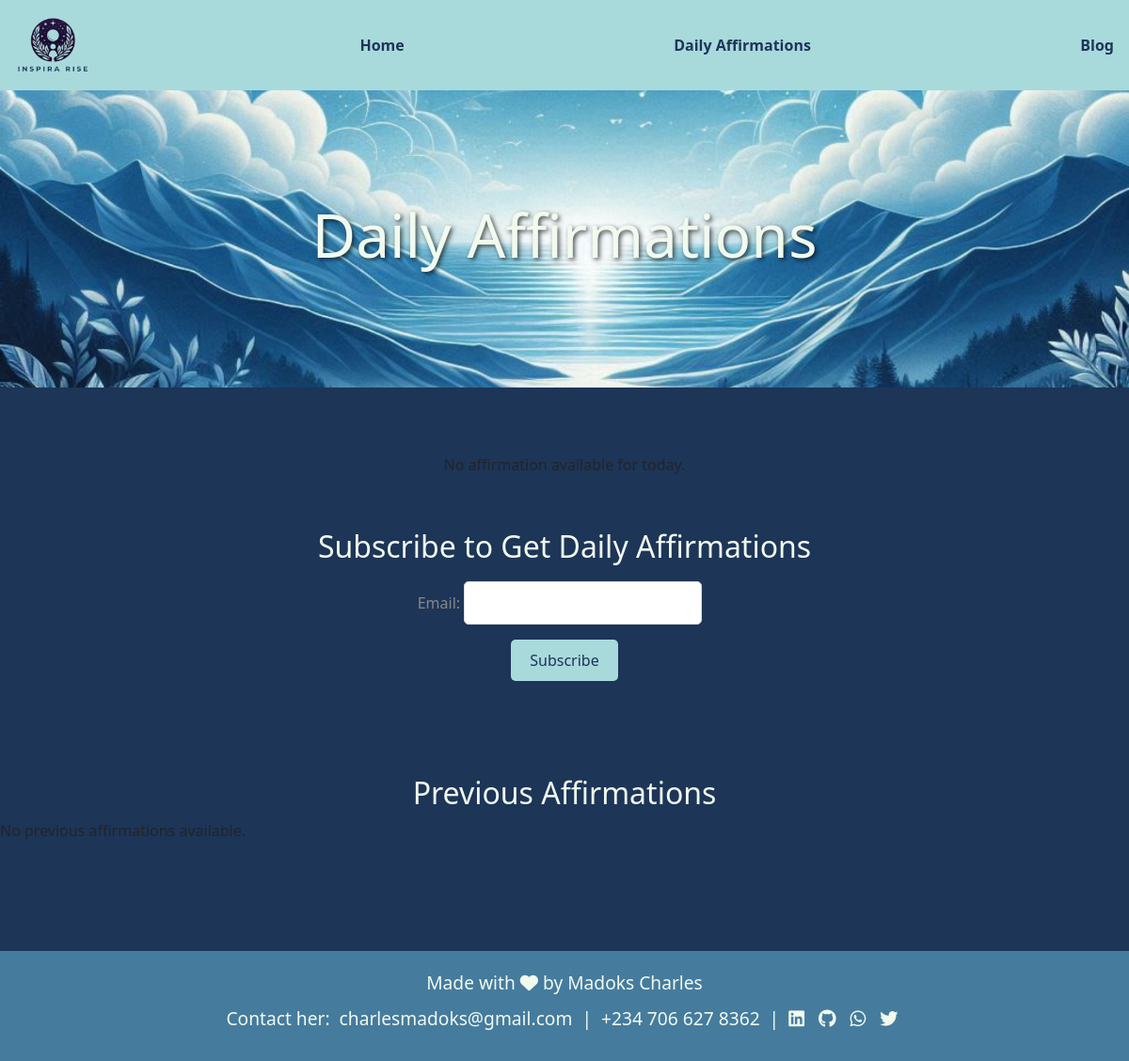
Page /daily-affirmations/ on the earlier database version.
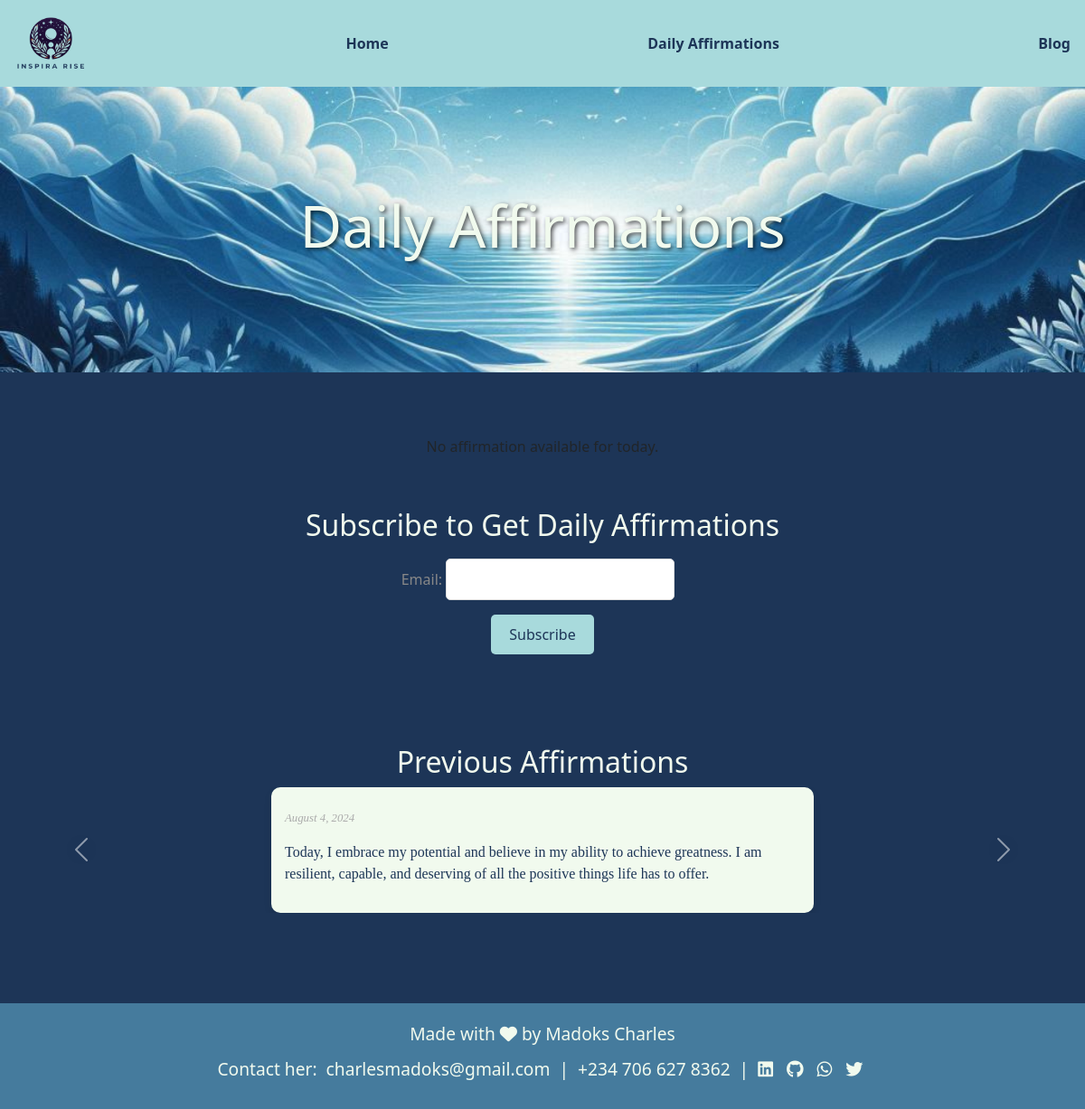
Same page on the later database version.
### quotes/models.py (models this page shows, shortened)
class DailyAffirmation(models.Model):
    text = models.TextField()
    created_at = models.DateTimeField(default=timezone.now)

### quotes/views.py (the view)
# urls.py: path('daily-affirmations/', daily_affirmations, name='daily_affirmations'),
def daily_affirmations(request):
    today = timezone.now().date()
    current_affirmation = DailyAffirmation.objects.filter(created_at__date=today).first()
    if request.method == "POST":
        subscription_form = SubscriptionForm(request.POST)
        if subscription_form.is_valid():
            subscription_form.save()
            return redirect('subscription_success')  # Redirects to a success page after subscribing
    else:
        subscription_form = SubscriptionForm()
    previous_affirmations = DailyAffirmation.objects.filter(created_at__date__lt=today).order_by('-created_at')
    context = {
        'subscription_form': subscription_form,
        'current_affirmation': current_affirmation,
        'previous_affirmations': previous_affirmations,
    }
    return render(request, 'quotes/daily_affirmations.html', context)

### quotes/forms.py
class SubscriptionForm(forms.ModelForm):
    class Meta:
        model = Subscriber
        fields = ['email']

### quotes/templates/quotes/daily_affirmations.html (shortened to what this page needs)
{% extends 'base.html' %}
{% load static %}
{% block content %}
<div class="blog-cover">
    <img src="{% static 'quotes/images/pic4.png' %}" alt="Daily Affirmations" class="cover-image">
    <div class="cover-text">
        <h1>Daily Affirmations</h1>
    </div>
</div>
<div class="affirmations-container">
    {% if current_affirmation %}
        <div class="affirmation">
            <img src="{% static 'quotes/images/pic1.png' %}" alt="InspiraRise Daily Affirmations" class="logo">
            <p class="date">{{ current_affirmation.created_at|date:"F j, Y" }}</p>
            <p>{{ current_affirmation.text }}</p>
        </div>
    {% else %}
        <p>No affirmation available for today.</p>
    {% endif %}
</div>
<div class="subscription-container">
    <h2>Subscribe to Get Daily Affirmations</h2>
    <form method="post" action="{% url 'daily_affirmations' %}">
        {{ subscription_form.as_p }}
        <button type="submit">Subscribe</button>
    </form>
</div>
<div class="previous-affirmations-carousel">
    <h2>Previous Affirmations</h2>
    {% if previous_affirmations %}
        <div id="carouselExampleIndicators" class="carousel slide" data-bs-ride="carousel">
            <div class="carousel-inner">
                {% for affirmation in previous_affirmations %}
                    <div class="carousel-item {% if forloop.first %}active{% endif %}">
                        <div class="affirmation">
                            <p class="date">{{ affirmation.created_at|date:"F j, Y" }}</p>
                            <p>{{ affirmation.text }}</p>
                        </div>
                    </div>
                {% endfor %}
            </div>
            <button class="carousel-control-prev" type="button" data-bs-target="#carouselExampleIndicators" data-bs-slide="prev">
                <span class="carousel-control-prev-icon" aria-hidden="true"></span>
            </button>
            <button class="carousel-control-next" type="button" data-bs-target="#carouselExampleIndicators" data-bs-slide="next">
                <span class="carousel-control-next-icon" aria-hidden="true"></span>
            </button>
        </div>
    {% else %}
        <p>No previous affirmations available.</p>
    {% endif %}
</div>
{% endblock %}

### quotes/templates/base.html (shortened to what this page needs)
<!DOCTYPE html>
<html lang="en">
<head>
    {% load static %}
    <link rel="stylesheet" href="{% static 'quotes/css/styles.css' %}">
    <link rel="stylesheet" href="https://cdnjs.cloudflare.com/ajax/libs/font-awesome/6.0.0-beta3/css/all.min.css">
    <link href="https://cdn.jsdelivr.net/npm/bootstrap@5.3.0/dist/css/bootstrap.min.css" rel="stylesheet">
</head>
<body>
    <nav>
        <div class="navbar">
            <a href="{% url 'home' %}">
                <img src="{% static 'quotes/images/logo.png' %}" alt="InspiraRise Logo" class="logo">
            </a>
            <a href="{% url 'home' %}">Home</a>
            <a href="{% url 'daily_affirmations' %}">Daily Affirmations</a>
            <a href="{% url 'blog' %}">Blog</a>
        </div>
    </nav>
    {% block content %}
    {% endblock content %}
    <footer class="footer">
        <div class="footer-content">
            <p class="footer-text">Made with <span class="heart-icon"><i class="fa-solid fa-heart"></i></span> by Madoks Charles</p>
            <p class="footer-contact">Contact her:
                <a href="mailto:charlesmadoks@gmail.com">charlesmadoks@gmail.com</a> |
                <a href="tel:+2347066278362">+234 706 627 8362</a> | <a href="https://www.linkedin.com/in/madokscharles/" target="_blank" class="social-icon linkedin"><i class="fa-brands fa-linkedin"></i></a>
                <a href="https://github.com/madokscharles" target="_blank" class="social-icon github"><i class="fa-brands fa-github"></i></a>
                <a href="https://wa.me/2347066278362" target="_blank" class="social-icon whatsapp"><i class="fa-brands fa-whatsapp"></i></a>
                <a href="https://x.com/madokscharles" target="_blank" class="social-icon twitter"><i class="fa-brands fa-twitter"></i></a>
            </p>
        </div>
    </footer>
</body>
</html>

### quotes/static/quotes/css/styles.css (style rules this page uses)
:root { --primary-color: #A8DADC; --secondary-color: #F1FAEE; --accent-color: #457B9D; --background-color: #1D3557; }
body { background-color: var(--background-color) !important; font-family: Arial, sans-serif; color: var(--secondary-color); margin: 0; padding: 0; }
.navbar { background-color: var(--primary-color); color: var(--background-color); display: flex; align-items: center; justify-content: space-between; }
.navbar .logo { font-weight: bold; font-size: 1.5rem; }
.navbar a { color: var(--background-color); margin: 0 1rem; text-decoration: none; font-weight: bold; }
.logo { height: 80px; }
h1, h2 { color: var(--secondary-color) !important; }
.affirmations-container { display: flex; flex-direction: column; align-items: center; text-align: center; padding: 20px; }
.affirmation { background-color: var(--secondary-color); color: var(--background-color); border-radius: 10px; padding: 15px; margin: 10px 0; box-shadow: 0 4px 8px rgba(0, 0, 0, 0.1); max-width: 600px; width: 100%; font-family: 'Playfair Display', serif; font-size: 1.5rem; }
.date { font-size: 0.8em; color: #888; }
.subscription-container { margin-top: 20px; text-align: center; }
.subscription-container form { display: inline-block; margin-top: 10px; color: #888; }
.subscription-container input[type="email"] { padding: 10px; border-radius: 5px; border: 1px solid #ddd; margin-right: 10px; }
.subscription-container button { padding: 10px 20px; border-radius: 5px; border: none; background-color: var(--primary-color); color: var(--background-color); cursor: pointer; }
.previous-affirmations-carousel { margin-top: 100px; }
.previous-affirmations-carousel .affirmation { font-size: 1rem; }
.previous-affirmations-carousel h2 { align-items: center; text-align: center; }
.carousel-item .affirmation { margin: 0 auto; }
.carousel-control-prev-icon, .carousel-control-next-icon { background-color: var(--background-color); border-radius: 50%; }
.blog-cover { position: relative; text-align: center; color: white; margin-bottom: 50px; }
.cover-image { width: 100%; height: auto; display: block; }
.cover-text { position: absolute; top: 50%; left: 50%; transform: translate(-50%, -50%); }
.cover-text h1 { font-size: 4rem; text-shadow: 2px 2px 5px rgba(0, 0, 0, 0.7); }
.date { display: block; margin-top: 10px; font-style: italic; color: #aaa; }
.footer { background-color: var(--accent-color); color: var(--secondary-color); padding: 20px; margin-top: 100px; text-align: center; position: relative; bottom: 0; width: 100%; }
.footer-content { max-width: 800px; margin: 0 auto; }
.footer-text { font-size: 1.2rem; margin: 0; }
.heart-icon { color: #F1FAEE; }
.footer-contact { margin: 10px 0; font-size: 1.2rem; }
.footer-contact a { text-decoration: none; color: #F1FAEE; transition: color 0.3s; margin: 0 5px; }
.social-icon { text-decoration: none; color: #F1FAEE; font-size: 1.2rem; margin: 0 10px; transition: color 0.3s; }
html, body { height: 100%; margin: 0; }
body { display: flex; flex-direction: column; }
footer { margin-top: auto; }

Differences in the rows shown:
added DailyAffirmation: created_at "August 4, 2024", text "Today, I embrace my potential and believe in my ability to achieve greatness. I am resilient, capable, and deserving of all the positive things life has to offer."
